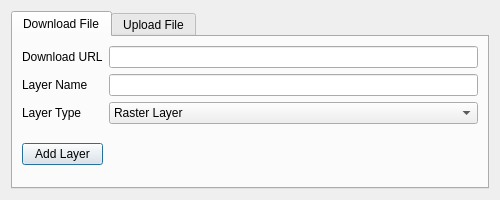
<?xml version="1.0" encoding="UTF-8"?>
<ui version="4.0">
 <class>ManageSkydeckDialogBase</class>
 <widget class="QDialog" name="ManageSkydeckDialogBase">
  <property name="geometry">
   <rect>
    <x>0</x>
    <y>0</y>
    <width>500</width>
    <height>200</height>
   </rect>
  </property>
  <property name="minimumSize">
   <size>
    <width>500</width>
    <height>200</height>
   </size>
  </property>
  <property name="maximumSize">
   <size>
    <width>750</width>
    <height>475</height>
   </size>
  </property>
  <property name="windowTitle">
   <string>SkyDeck Plugin</string>
  </property>
  <layout class="QGridLayout" name="gridLayout">
   <item row="0" column="0">
    <widget class="QTabWidget" name="uploadTabWidget">
     <property name="currentIndex">
      <number>0</number>
     </property>
     <widget class="QWidget" name="downloadTab">
      <attribute name="title">
       <string>Download File</string>
      </attribute>
      <layout class="QGridLayout" name="gridLayout_2">
       <item row="4" column="3">
        <spacer name="verticalSpacer_2">
         <property name="orientation">
          <enum>Qt::Vertical</enum>
         </property>
         <property name="sizeHint" stdset="0">
          <size>
           <width>20</width>
           <height>40</height>
          </size>
         </property>
        </spacer>
       </item>
       <item row="1" column="3">
        <widget class="QLineEdit" name="layerNameLineEdit"/>
       </item>
       <item row="0" column="1">
        <widget class="QLabel" name="downloadURLLabel">
         <property name="text">
          <string>Download URL</string>
         </property>
        </widget>
       </item>
       <item row="2" column="1">
        <widget class="QLabel" name="layerTypeLabel">
         <property name="text">
          <string>Layer Type</string>
         </property>
        </widget>
       </item>
       <item row="4" column="1">
        <widget class="QPushButton" name="downloadPushButton">
         <property name="text">
          <string>Add Layer</string>
         </property>
        </widget>
       </item>
       <item row="1" column="1">
        <widget class="QLabel" name="downloadLayerNameLabel">
         <property name="text">
          <string>Layer Name</string>
         </property>
        </widget>
       </item>
       <item row="0" column="3">
        <widget class="QLineEdit" name="downloadURLLineEdit"/>
       </item>
       <item row="2" column="3">
        <widget class="QComboBox" name="layerTypeComboBox">
         <item>
          <property name="text">
           <string>Raster Layer</string>
          </property>
         </item>
         <item>
          <property name="text">
           <string>Vector Layer</string>
          </property>
         </item>
        </widget>
       </item>
      </layout>
     </widget>
     <widget class="QWidget" name="tab_2">
      <attribute name="title">
       <string>Upload File</string>
      </attribute>
      <layout class="QGridLayout" name="gridLayout_3">
       <item row="1" column="3">
        <widget class="QLineEdit" name="uploadTokenLineEdit"/>
       </item>
       <item row="0" column="3">
        <widget class="QgsFileWidget" name="mQgsFileWidget"/>
       </item>
       <item row="3" column="3">
        <spacer name="verticalSpacer">
         <property name="orientation">
          <enum>Qt::Vertical</enum>
         </property>
         <property name="sizeHint" stdset="0">
          <size>
           <width>20</width>
           <height>40</height>
          </size>
         </property>
        </spacer>
       </item>
       <item row="1" column="1">
        <widget class="QLabel" name="uploadTokenLabel">
         <property name="text">
          <string>Bearer Token</string>
         </property>
        </widget>
       </item>
       <item row="0" column="1">
        <widget class="QLabel" name="uploadFileLabel">
         <property name="text">
          <string>Browse File</string>
         </property>
        </widget>
       </item>
       <item row="2" column="1">
        <widget class="QComboBox" name="fileTypeComboBox">
         <item>
          <property name="text">
           <string>Raster</string>
          </property>
         </item>
         <item>
          <property name="text">
           <string>Vector</string>
          </property>
         </item>
        </widget>
       </item>
       <item row="2" column="3">
        <widget class="QPushButton" name="uploadPushButton">
         <property name="text">
          <string>Upload</string>
         </property>
        </widget>
       </item>
      </layout>
     </widget>
    </widget>
   </item>
  </layout>
 </widget>
 <customwidgets>
  <customwidget>
   <class>QgsFileWidget</class>
   <extends>QWidget</extends>
   <header>qgsfilewidget.h</header>
  </customwidget>
 </customwidgets>
 <resources/>
 <connections/>
</ui>
